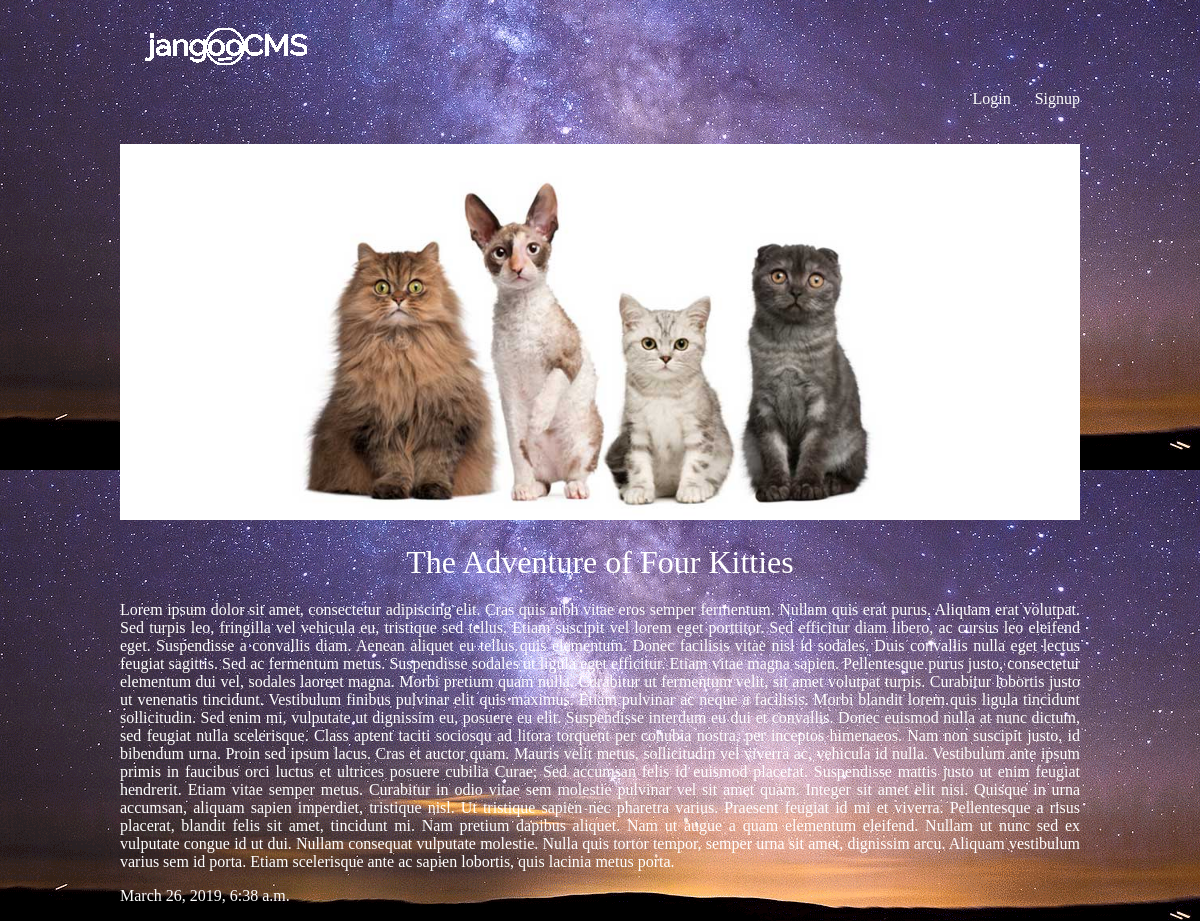
The app's page /articles/the-adventure-four-kitties/ with its own data.
### articles/models.py (models this page shows, shortened)
class Article(models.Model):
	title = models.CharField(max_length=100)
	slug = models.SlugField()
	body = models.TextField()
	date = models.DateTimeField(auto_now_add=True)
	thumb = models.ImageField(default='default.png', blank=True)
	author = models.ForeignKey(User, on_delete=models.CASCADE, default=None)

### articles/views.py (the view)
# urls.py: url(r'^(?P<slug>[\w-]+)/$',views.article_detail, name="detail"),
def article_detail(request, slug):
	article_detail_view = Article.objects.get(slug=slug)
	return render (request,'articles/article_detail.html', {'article_dict_view':article_detail_view})

### articles/templates/articles/article_detail.html
{% extends 'base_layout.html' %}
{% block content %}
<div class="article-detail">
	<div class="article">
		<img src="{{ article_dict_view.thumb.url }}" />
		<h2>{{ article_dict_view.title }}</h2>
		<p>{{ article_dict_view.body }}</p>
		<p>{{ article_dict_view.date }}</p>
	</div>
</div>
{% endblock %}

### assets/styles.css (style rules this page uses)
body { background-color: #0f121f; background-image: url(2-milkyway.png); background-size: 100% auto; color: #fff; }
body * { font-family: Ubuntu; }
h1, h2, h3, h4, h5 { font-weight: normal; margin: 0; }
body { background-color: #0f121f; background-image: url(2-milkyway.png); background-repeat-y: no-repeat; color: #fff; }
.article-detail .article { padding: 0; }
.article-detail .article img { max-width: 100%; }
.article-detail .article h2 { text-align: center; margin: 20px auto; font-size: 2em; }
.article-detail .article p { text-align: justify; }

### records on screen
Article: thumb (picture), title "The Adventure of Four Kitties", body "Lorem ipsum dolor sit amet, consectetur adipiscing elit. Cras quis nibh vitae eros semper fermentum. Nullam quis erat purus. Aliquam erat volutpat. Sed turpis leo, fringilla vel vehicula eu, tristique sed tellus. Etiam suscipit vel lorem eget porttitor. Sed efficitur diam libero, ac cursus leo eleifend eget. Suspendisse a convallis diam. Aenean aliquet eu tellus quis elementum. Donec facilisis vitae nisl id sodales. Duis convallis nulla eget lectus feugiat sagittis. Sed ac fermentum metus. Suspendisse sodales ut ligula eget efficitur. Etiam vitae magna sapien. Pellentesque purus justo, consectetur elementum dui vel, sodales laoreet magna. Morbi pretium quam nulla. Curabitur ut fermentum…", date "March 26, 2019, 6:38 a.m."
